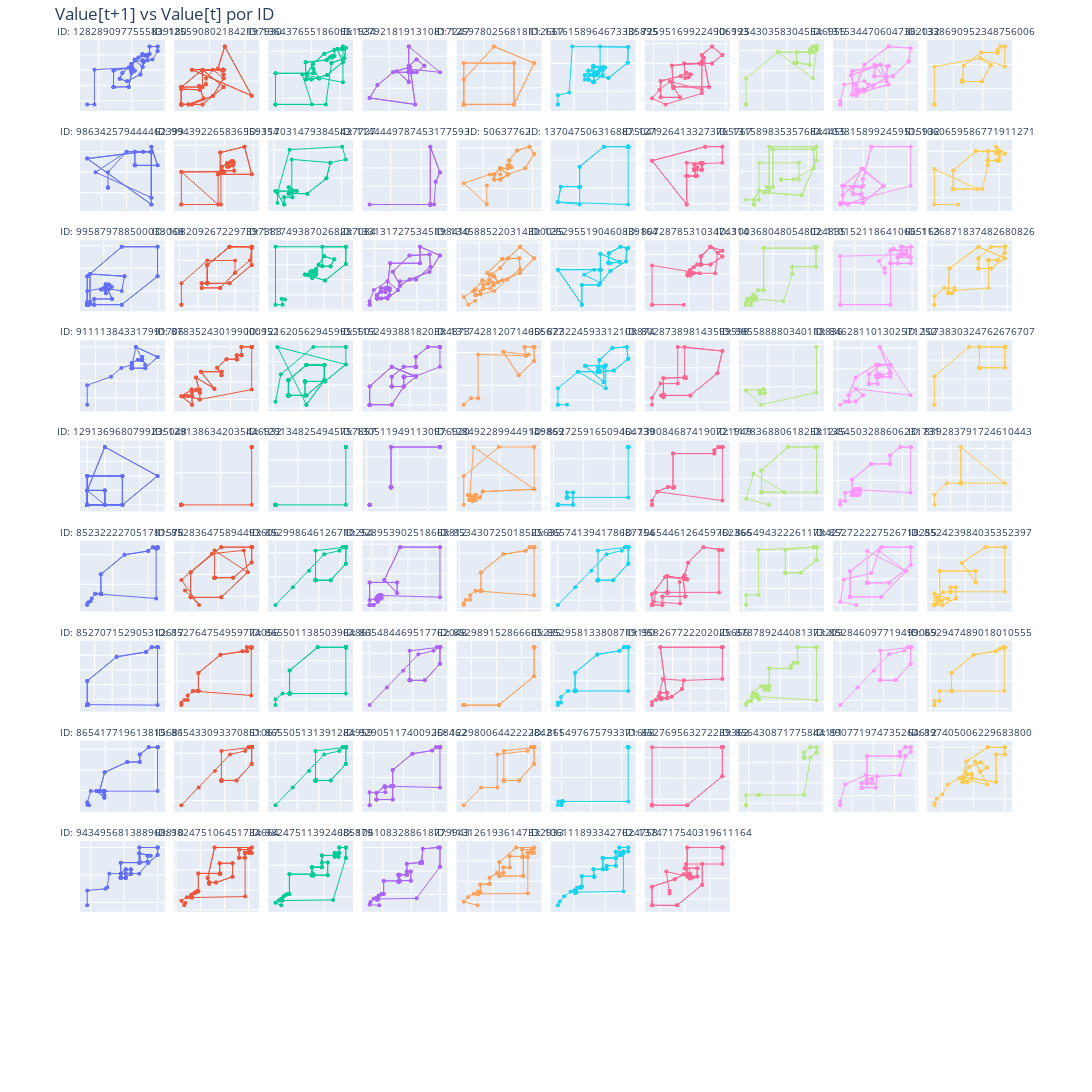

Write notebook code for a chart like this one.
### Code cell
import pandas as pd
import plotly.graph_objects as go
from plotly.subplots import make_subplots
from datetime import datetime
columnas_fecha = []
for col in df_time_series.columns:
    try:
        datetime.strptime(col.strip(), "%d/%m/%Y")
        columnas_fecha.append(col)
    except ValueError:
        continue

# 3. Derretir (melt) el DataFrame para convertir columnas de fecha en filas
df_melted = df_time_series.melt(
    id_vars=["ID"],  # columnas fijas (puedes ajustar)
    value_vars=columnas_fecha,
    var_name="Date",
    value_name="Value"
)
df_melted["Date"] = pd.to_datetime(df_melted["Date"])

ids = df_time_series["ID"].unique()[:100]

fig = make_subplots(
    rows=10, cols=10,
    subplot_titles=[f"ID: {i}" for i in ids],
    horizontal_spacing=0.01,
    vertical_spacing=0.03
)

for idx, id_val in enumerate(ids):
    sub = df_melted[df_melted["ID"] == id_val].sort_values("Date")
    
    x = sub["Value"].iloc[:-1].values
    y = sub["Value"].iloc[1:].values
    
    row = idx // 10 + 1
    col = idx % 10 + 1
    
    trace = go.Scatter(
        x=x,
        y=y,
        mode="lines+markers", 
        marker=dict(size=4),
        line=dict(width=1),
        showlegend=False
    )
    
    fig.add_trace(trace, row=row, col=col)

fig.update_layout(
    height=2000,
    width=2000,
    title_text="Value[t+1] vs Value[t] por ID",
    margin=dict(t=40),
)

fig.update_xaxes(showticklabels=False)
fig.update_yaxes(showticklabels=False)

for annotation in fig['layout']['annotations']:
    annotation['font'] = dict(size=10) 

fig.show()
